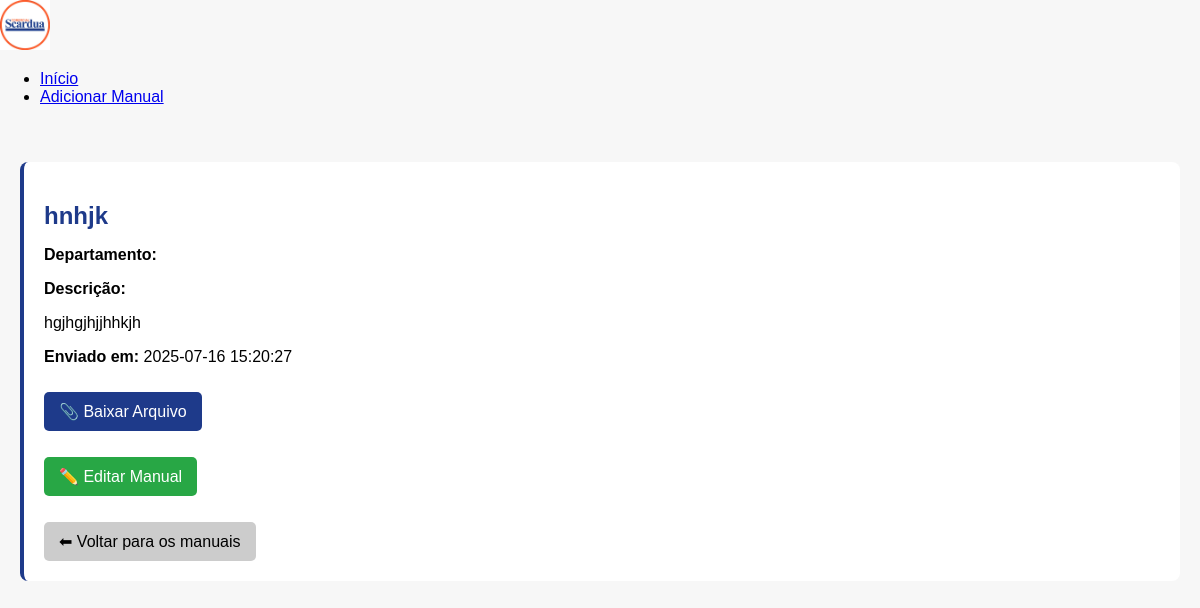
Screenshot of /visualizar.php?id=2 with the database file from the repository.
### tables this page shows
CREATE TABLE manuais (
  id INTEGER PRIMARY KEY AUTOINCREMENT,
  assunto TEXT NOT NULL,
  descricao TEXT,
  arquivo TEXT NOT NULL,
  data_upload DATETIME DEFAULT CURRENT_TIMESTAMP
, departamento TEXT);

### visualizar.php (the view, shortened to what this page needs)
<?php
$db = new SQLite3('db/data.db');
$id = $_GET['id'];
$result = $db->query("SELECT * FROM manuais WHERE id = $id");
$row = $result->fetchArray();
?>
<!DOCTYPE html>
<html lang="pt-BR">
<head>
  <link rel="stylesheet" href="style.css">
</head>
<body>
  <header>
    <img src="assets/logo.png" alt="Logo Faculdade Scardua" class="logo">
    <nav>
      <ul>
        <li><a href="index.php">Início</a></li>
        <li><a href="adicionar.php">Adicionar Manual</a></li>
      </ul>
    </nav>
  </header>
  <main>
    <div class="manual-detalhe">
      <h2><?= $row['assunto'] ?></h2>
      <p><strong>Departamento:</strong> <?= $row['departamento'] ?></p>
      <p><strong>Descrição:</strong></p>
      <p><?= nl2br($row['descricao']) ?></p>
      <p><strong>Enviado em:</strong> <?= $row['data_upload'] ?></p>
      <p><a href="<?= $row['arquivo'] ?>" target="_blank" class="btn">📎 Baixar Arquivo</a></p>
      <a href="editar.php?id=<?= $row['id'] ?>" class="btn-editar">✏️ Editar Manual</a></p>
      <a href="index.php" class="btn-voltar">⬅ Voltar para os manuais</a>
    </div>
  </main>
</body>
</html>

### style.css (style rules this page uses)
body { font-family: Arial, sans-serif; margin: 0; padding: 0; background: #f7f7f7; }
.logo { height: 50px; }
main { padding: 20px; }
.btn, .btn-voltar, .btn-editar { display: inline-block; padding: 10px 15px; border-radius: 5px; text-decoration: none; margin-top: 10px; }
.btn { background: #1e3a8a; color: white; }
.btn-voltar { background: #ccc; color: #000; }
.btn-editar { background: #28a745; color: white; margin-right: 10px; }
.manual-detalhe { background: white; padding: 20px; border-radius: 8px; border-left: 4px solid #1e3a8a; margin-top: 20px; }
.manual-detalhe h2 { margin-bottom: 10px; color: #1e3a8a; }

### rows the page displays
manuais: assunto "hnhjk", descricao "hgjhgjhjjhhkjh", data_upload "2025-07-16 15:20:27"
